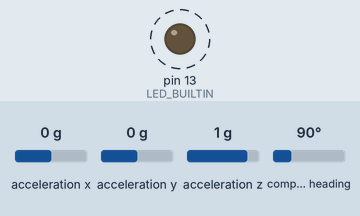
The sketch below on a simulated Arduino Uno, built with avr-gcc and run on an emulated ATmega328P. On the bench: output pins drawn as LEDs (lit = HIGH). Dashed ring = blinking. The inputs (shaded band) are chosen by the test bench; at power-on: acceleration x 0 g, acceleration y 0 g, acceleration z 1 g, compass heading 90°. What the sketch prints to the serial monitor is not drawn.

Above: at 0.05 s.
Timing chart, 0 to 3.0 s (numbered marks = the images above):
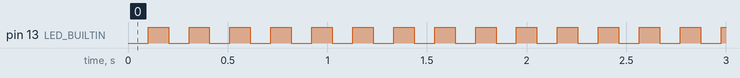

Measured:
- by itself, pin 13 (LED_BUILTIN): alternates HIGH for 0.10 s and LOW for 0.10 s

The sketch:

imu.ino
```cpp
#include <Adafruit_Sensor.h>
#include <Adafruit_BNO055.h>
#include <Wire.h>

// Configuration
const int IMU_SENSOR_ID = 55;
const byte SLAVE_ADDRESS = 0x04;
const unsigned long SERIAL_BAUD = 115200;

// BNO055 Absolute Orientation Sensor
Adafruit_BNO055 bno = Adafruit_BNO055(IMU_SENSOR_ID, 0x28);

// Holds a raw measurement from the IMU.
sensors_event_t data;

// Holds data necessary to output
const int NUM_MEASUREMENTS = 3;
struct Measurement
{
  float data[NUM_MEASUREMENTS];
};

// Commands the program will respond to
enum CommandsEnum
{
  ORIENTATION = '!'
};
int NUM_COMMANDS = 1;
char COMMANDS[] = {ORIENTATION};

// the setup function runs once when you press reset or power the board
void setup() {
  Serial.begin(SERIAL_BAUD);
  Serial.println("Starting...");

  if (!bno.begin()) {
    // no sensor detected, loop forever
    Serial.println("No Sensor Detected");
    while(1);
  }
  Serial.println("Sensor started!");
  pinMode(LED_BUILTIN, OUTPUT);

  Wire.begin(SLAVE_ADDRESS);
  Wire.onRequest(imuRequest);

  Serial.println("Started");
}

char wireData[100];
bool LED_VALUE = false;
void loop()
{
  delay(100);
  digitalWrite(LED_BUILTIN, (LED_VALUE = (LED_VALUE == LOW ? HIGH : LOW)));
  getIMU();
}

// IMU queries the sensor and queues the measurements
void getIMU() {
  // Hold the measurement from the IMU
  Measurement meas;

  // Get imu reading
  bno.getEvent(&data, Adafruit_BNO055::VECTOR_EULER);
  meas.data[0] = data.orientation.roll;
  meas.data[1] = data.orientation.pitch;
  meas.data[2] = data.orientation.heading;

  String imuData = "";
  for(int i = 0; i < NUM_MEASUREMENTS; ++i)
  {
    imuData = imuData + String(meas.data[i], 4);
    if(i < NUM_MEASUREMENTS - 1) imuData = imuData + ",";
  }
  imuData.toCharArray(wireData, imuData.length()+1);
}

void imuRequest() {
  Wire.write(wireData);
  Serial.print("Handled Request:");
  Serial.println(wireData);
}
```
